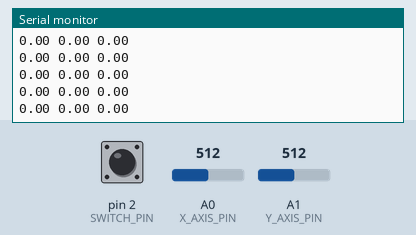
This sketch was run on a simulated Arduino Uno, built with avr-gcc and run on an emulated ATmega328P. On the bench: the last lines printed to the serial monitor. The inputs (shaded band) are chosen by the test bench; at power-on: A0 (X_AXIS_PIN) = 512, A1 (Y_AXIS_PIN) = 512, pin 2 (SWITCH_PIN) HIGH.

Above: at 1.2 s.
1.3 s: A0 (X_AXIS_PIN) set to 716
At 1.32 s:
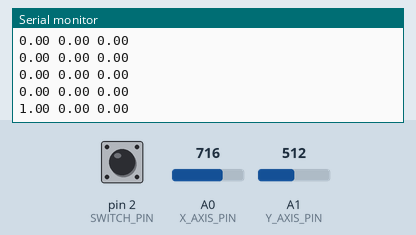
2.8 s: A1 (Y_AXIS_PIN) set to 716
At 2.85 s:
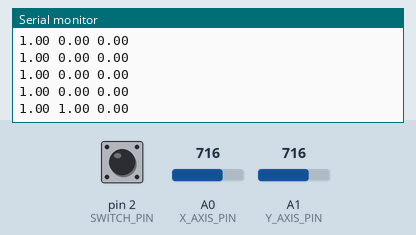
4.3 s: pin 2 (SWITCH_PIN) pulled LOW for 0.15 s
At 4.37 s:
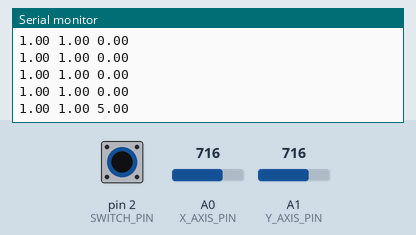
5.9 s: A0 (X_AXIS_PIN) set to 900
At 5.99 s:
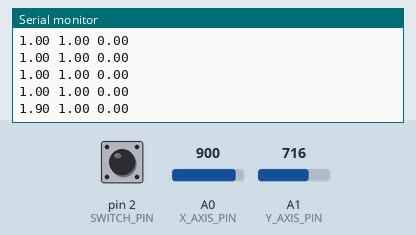
7.4 s: pin 2 (SWITCH_PIN) pulled LOW for 1 s
At 7.41 s:
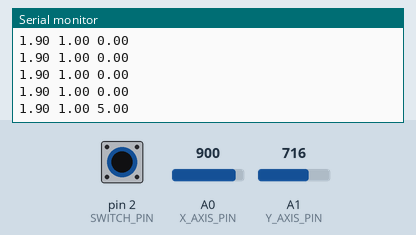
9.9 s: A1 (Y_AXIS_PIN) set to 900
At 9.95 s:
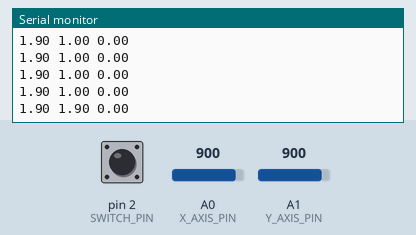
Timing chart, 0 to 12.4 s (numbered marks = the images above; inputs shaded):
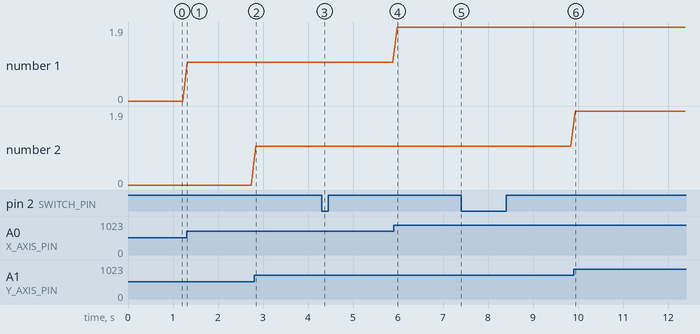

The sketch:

joystick-diagram-voltage.ino
```cpp
// Digital pins
const int SWITCH_PIN = 2;
// Analog pins
const int X_AXIS_PIN = 0;
const int Y_AXIS_PIN = 1;

void setup()
{
  pinMode(SWITCH_PIN, INPUT_PULLUP);
  Serial.begin(115200);
}

void loop()
{
  // IO Handling
  bool botton = digitalRead(SWITCH_PIN);
  float x_axis = analogRead(X_AXIS_PIN)*5.0/1023.0 - 2.5;
  float y_axis = analogRead(Y_AXIS_PIN)*5.0/1023.0 - 2.5;

  // Serial logging
  Serial.print(x_axis);
  Serial.print(" ");
  Serial.print(y_axis);
  Serial.print(" ");
  Serial.println(botton ? 0.0 : 5.0);

  delay(100);
}
```

Measured:
- after the input at 1.3 s, the serial monitor: prints a new line at once (image 1)
- after the input at 2.8 s, the serial monitor: prints a new line at once (image 2)
- after the input at 4.3 s, the serial monitor: prints a new line after 0.06 s (image 3)
- after the input at 5.9 s, the serial monitor: prints a new line after 0.09 s (image 4)
- after the input at 7.4 s, the serial monitor: prints a new line at once (image 5)
- after the input at 9.9 s, the serial monitor: prints a new line at once (image 6)
- plotted number 1: 0 → 1 after the input at 1.3 s, 1 → 1.9 after the input at 5.9 s
